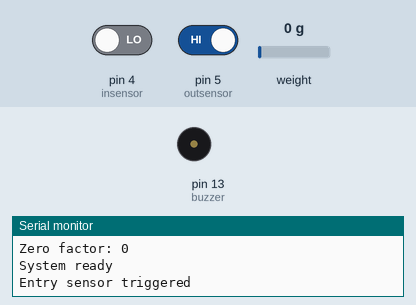
Simulated run of this sketch. Board: Arduino Uno, built with avr-gcc and run on an emulated ATmega328P. Shown: buzzer (waves = sounding, pin HIGH), the last lines printed to the serial monitor. Inputs (shaded band) come from the test bench; at power-on: pin 5 (outsensor) HIGH, weight on the scale 0 g, pin 4 (insensor) LOW.

Above: at 2.7 s.
2.8 s: pin 5 (outsensor) driven LOW
4.5 s: weight on the scale set to 31 g
6.0 s: weight on the scale set to 39 g
At 6.6 s:
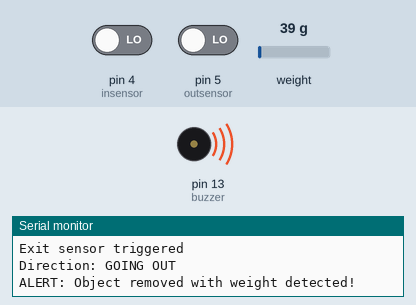
Timing chart, 0 to 12.8 s (numbered marks = the images above; inputs shaded):
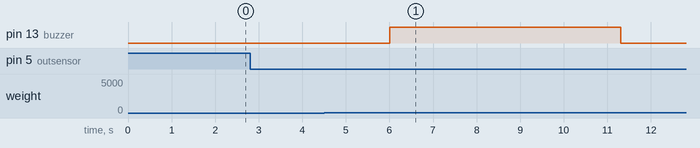

The sketch:

alrm.ino
```cpp
#include "HX711.h"

const int insensor = 4;   // Pin for the entry IR sensor
const int outsensor = 5;  // Pin for the exit IR sensor

bool entryDetected = false;  // Flag to track entry detection
bool exitDetected = false;   // Flag to track exit detection
#define LOADCELL_DOUT_PIN 2
#define LOADCELL_SCK_PIN 3
#define buzzer 13

HX711 scale;
int toggle1 = 0;
int toggle2 = 0;

// Start with an approximate calibration factor.
float calibration_factor = 90000.0;
int flag = 0;

// Variables for non-blocking weight measurement
unsigned long lastWeightUpdate = 0;
const unsigned long weightUpdateInterval = 100; // Update weight every 100ms
int grams = 0;

// Variables for sensor debouncing
unsigned long lastSensorRead = 0;
const unsigned long sensorDebounceDelay = 50; // 50ms debounce

void setup() {
  Serial.begin(9600);

  pinMode(buzzer, OUTPUT);
  pinMode(insensor, INPUT);
  pinMode(outsensor, INPUT);

  Serial.println("System started");

  scale.begin(LOADCELL_DOUT_PIN, LOADCELL_SCK_PIN);
  scale.set_scale(calibration_factor);
  scale.tare();       // Set zero baseline

  long zero_factor = scale.read_average(5);  // Use fewer readings for faster startup
  Serial.print("Zero factor: ");
  Serial.println(zero_factor);

  Serial.println("System ready");
}

void loop() {
  unsigned long currentTime = millis();

  // Update weight measurement non-blocking (every 100ms)
  if (currentTime - lastWeightUpdate >= weightUpdateInterval) {
    if (scale.is_ready()) {
      // Use fewer readings (3 instead of 10) for faster response
      grams = scale.get_units(3) * 453.592;
      // Serial.print("Weight: ");
      // Serial.print(grams);
      // Serial.println(" grams");
    }
    lastWeightUpdate = currentTime;
  }

  // Read sensors with debouncing
  if (currentTime - lastSensorRead >= sensorDebounceDelay) {
    readSensors();
    lastSensorRead = currentTime;
  }

  // Handle buzzer logic
  handleBuzzer();
}

void readSensors() {
  static int prevInSensor = HIGH;
  static int prevOutSensor = HIGH;

  int currentInSensor = digitalRead(insensor);
  int currentOutSensor = digitalRead(outsensor);

  // Detect sensor state changes (falling edge detection)
  if (prevInSensor == HIGH && currentInSensor == LOW) {
    Serial.println("Entry sensor triggered");
    toggle1 = 1;
  }

  if (prevOutSensor == HIGH && currentOutSensor == LOW) {
    Serial.println("Exit sensor triggered");
    toggle2 = 1;
  }

  // Direction logic - improved and more reliable
  if (toggle1 == 1 && currentOutSensor == LOW) {
    Serial.println("Direction: GOING OUT");
    exitDetected = true;
    entryDetected = false;
    toggle1 = 0;
    toggle2 = 0;  // Reset both toggles
  }
  else if (toggle2 == 1 && currentInSensor == LOW) {
    Serial.println("Direction: GOING IN");
    entryDetected = true;
    exitDetected = false;
    toggle1 = 0;
    toggle2 = 0;  // Reset both toggles
  }

  // Reset flags when both sensors are clear
  if (currentInSensor == HIGH && currentOutSensor == HIGH) {
    // Optional: Reset entry/exit flags after both sensors are clear
    // entryDetected = false;
    // exitDetected = false;
  }

  prevInSensor = currentInSensor;
  prevOutSensor = currentOutSensor;
}

void handleBuzzer() {
  if (exitDetected == true && grams > 15 && flag == 0) {
    Serial.println("ALERT: Object removed with weight detected!");
    digitalWrite(buzzer, HIGH);
    delay(5000);  // Reduced from 10 seconds to 1 second to avoid blocking
    flag = 1;
  }
  else if (exitDetected == false || grams < 15) {
    digitalWrite(buzzer, LOW);
    flag = 0;
  }
  else {
    digitalWrite(buzzer, LOW);
  }
}
```

Measured:
- the behaviour switches between 35 and 36 g on weight on the scale (found by bisection; images 0 and 1)
- after the input at 4.5 s, every drawn part: stays the same
- after the input at 6.0 s, pin 13 (buzzer): LOW → HIGH at once, → LOW 5.3 s later
